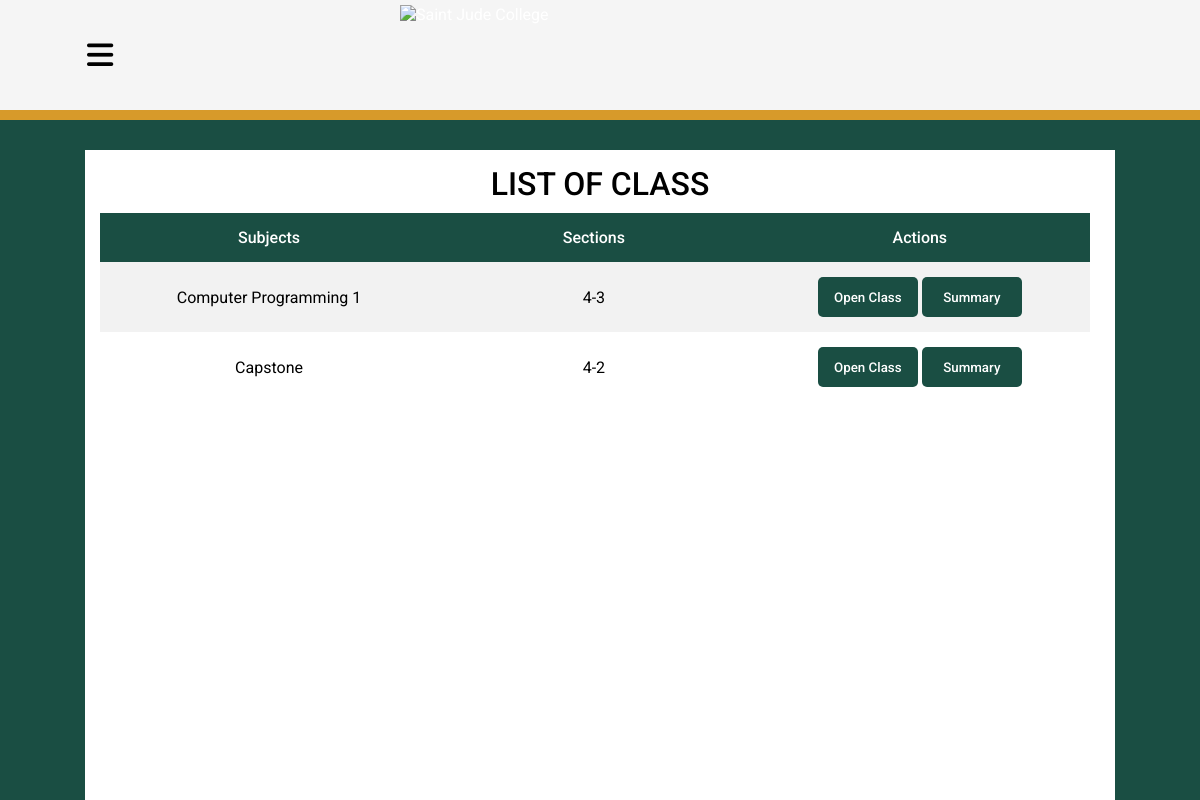
Page /teachers/listofclass.php (signed in) on the committed database.
### tables this page shows
CREATE TABLE `assign` (
  `id` int(11) NOT NULL,
  `departments` varchar(255) NOT NULL,
  `teachers` varchar(255) NOT NULL,
  `sections` varchar(255) NOT NULL,
  `subjects` varchar(255) NOT NULL
);

### teachers/listofclass.php (the view, shortened to what this page needs)
<?php
  require_once $_SERVER['DOCUMENT_ROOT']."/attendance/database/connect.php";
  $id = $_SESSION['id'];
  $query = "SELECT * FROM assign WHERE teachers = '$id' ";
  $sql = mysqli_query($con, $query);
?>
<!DOCTYPE html>
<html lang="en">
<head>
  <link rel="stylesheet" href="./css/listofclass.css">
</head>
<body>
  <div class="main">
    <div class="header">
      <i class="fa-solid fa-bars" id="bars"></i>
      <img src="./img/sjc-bg-color.png" alt="Saint Jude College" />
      <div class="header2"></div>
    </div>
    <div class="container">
      <h1>LIST OF CLASS</h1>
      <table>
        <tr>
          <th>Subjects</th>
          <th>Sections</th>
          <th>Actions</th>
        </tr>
        <?php while($results = mysqli_fetch_array($sql)) { ?>
        <tr>
          <td><?php echo $results['subjects'] ?></td>
          <td><?php echo $results['sections'] ?></td>
          <td>
            <form action="listofclass.php" method="get">
              <button type="submit" class="open-class" id="OpenClass" name="OpenClass" value="<?php
                echo $results['subjects']."+".$results['sections'];
                ?>">Open Class
              </button>
              <button type="submit" class="open-class" id="OpenSummary" name="OpenSummary" value="<?php
                echo $results['subjects']."+".$results['sections'];
                ?>">Summary
              </button>
            </form>
          </td>
        </tr>
        <?php } ?>
      </table>
    </div>
  </div>
</body>
</html>

### teachers/css/listofclass.css (style rules this page uses)
html, body { margin: 0; padding: 0; font-family: var(--font); }
:root { --font: "Roboto", sans-serif; --main-color: #f5f5f5; --secondary-color: #d79a2a; --background: #1a4e43; }
.main { background-color: var(--background); height: 100vh; display: grid; grid-template-rows: 130px 1fr; justify-items: center; gap: 20px; }
.main .container { grid-row: 2/3; height: auto; width: 1000px; background-color: white; padding: 15px; overflow-x: auto; position: relative; z-index: 0; }
.main .container h1 { margin: 0 0 10px 0; font-weight: 500; text-align: center; }
table, tr, th, td { border-collapse: collapse; width: 990px; text-align: center; padding: 15px; }
th { font-weight: 500; font-family: var(--font); background-color: var(--background); color: white; }
tr:nth-child(even) { background-color: #f2f2f2; }
.open-class { background-color: var(--background); height: 40px; width: 100px; border-radius: 5px; border: none; color: white; cursor: pointer; font-weight: 500; font-family: var(--font); }

### teachers/css/header.css (style rules this page uses)
.main .header { grid-row: 1/2; width: 100vw; height: 120px; background-color: var(--main-color); position: fixed; color: white; z-index: 1; display: grid; grid-template-columns: 200px 1fr 200px; grid-template-rows: 1fr 10px; place-items: center; }
.main .header i { grid-column: 1/2; font-size: 30px; cursor: pointer; color: black; }
.main .header img { grid-column: 2/3; grid-row: 1/2; height: 100px; width: 400px; }
.main .header2 { grid-column: 1/4; grid-row: 2/3; width: 100vw; height: 10px; background-color: var(--secondary-color); }

### rows in the picture
assign: subjects "Computer Programming 1", sections "4-3"
assign: subjects "Capstone", sections "4-2"
